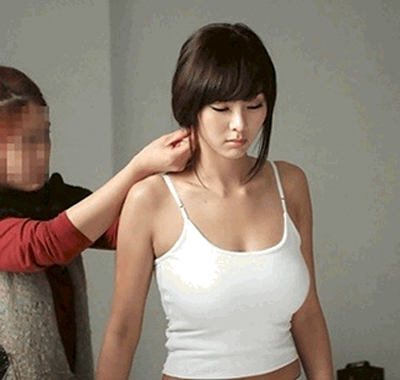
//> input picture dsp_proj/backup/Gna.jpg, 400 x 380 px
$ ./cv40   (built with g++ and OpenCV 4)
//> lines starting //> are read from the running program, lines starting //| are printed output that depends on the picture; after the words box and inside, x2 and y2 are one past the last pixel; in counts of white or black regions, pixels touching at a corner belong together


//#include "opencv.hpp"
#include <opencv2/opencv.hpp>

using namespace cv;
using namespace std;

int main(void)
{
    Mat srcImage = imread("Gna.jpg",IMREAD_GRAYSCALE);
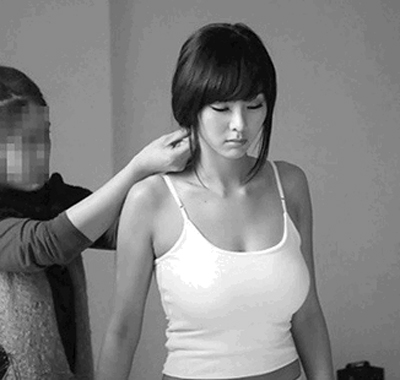
//> srcImage: 380 rows x 400 cols, CV_8UC1; min 0, max 255, mean 130.3
    if(srcImage.empty())
        return -1;

    Mat dstImage1;
    double th1 = threshold(srcImage, dstImage1, 150, 255, THRESH_BINARY);
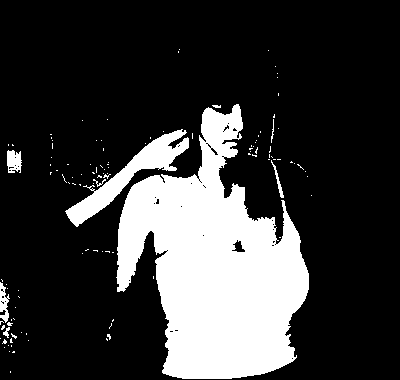
//> dstImage1: 380 rows x 400 cols, CV_8UC1; 22.1% white; 116 white regions (107 under 20 px), largest, box (x1, y1, x2, y2) and area: (116, 104, 309, 379) 29755, (65, 129, 189, 227) 2780, (7, 150, 22, 173) 270
    cout << "th1 = " << th1 << endl;

    Mat dstImage2;
    double th2 = threshold(srcImage, dstImage2, 150, 255, THRESH_BINARY + THRESH_OTSU);
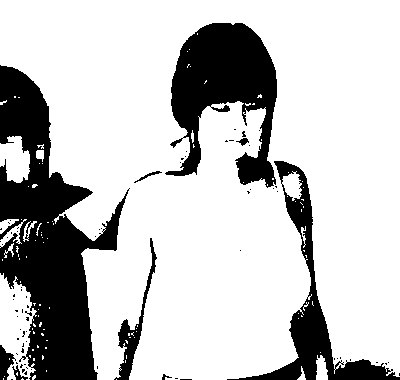
//> dstImage2: 380 rows x 400 cols, CV_8UC1; 76.6% white; 76 black regions (67 under 20 px), largest, box (x1, y1, x2, y2) and area: (0, 65, 130, 380) 18168, (165, 23, 277, 188) 10053, (227, 161, 400, 380) 5510
//> th2 = 104
    cout << "th2 = " << th2 << endl;
//| th2 = 104

    imshow("dstImage1", dstImage1);
    imshow("dstImage2", dstImage2);
    waitKey();


    return 0;
}

$ run again, with dsp_proj/backup/back2.jpg copied over dsp_proj/backup/Gna.jpg
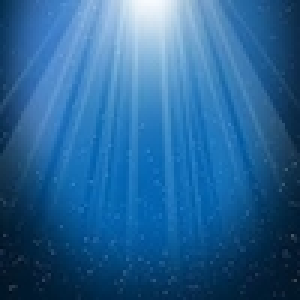
//> input picture dsp_proj/backup/back2.jpg, 100 x 100 px (shown 3 times larger)
//> `double th1 = threshold(srcImage, dstImage1, 150, 255, THRESH_BINARY);`:
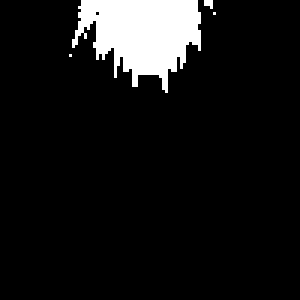
//> dstImage1: 100 rows x 100 cols, CV_8UC1 (shown 3 times larger); 8.4% white; 4 white regions (3 under 20 px), largest, box (x1, y1, x2, y2) and area: (24, 0, 67, 31) 835
//> `double th2 = threshold(srcImage, dstImage2, 150, 255, THRESH_BINARY + ..`:
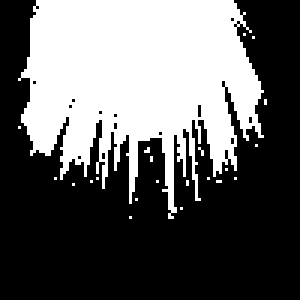
//> dstImage2: 100 rows x 100 cols, CV_8UC1 (shown 3 times larger); 38% white; 22 white regions (21 under 20 px), largest, box (x1, y1, x2, y2) and area: (6, 0, 88, 73) 3769
//> th2 = 95
//| th2 = 95

$ run again, with dsp_proj/backup/baqui(1).jpg copied over dsp_proj/backup/Gna.jpg
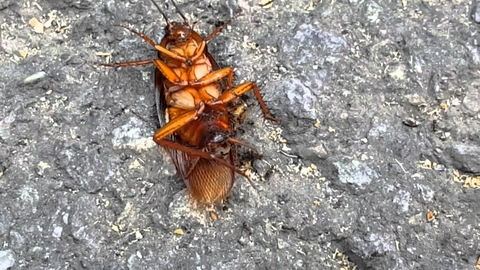
//> input picture dsp_proj/backup/baqui(1).jpg, 480 x 270 px
//> `double th1 = threshold(srcImage, dstImage1, 150, 255, THRESH_BINARY);`:
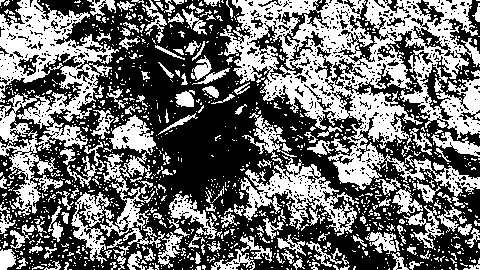
//> dstImage1: 270 rows x 480 cols, CV_8UC1; 43.4% white; 1269 white regions (1105 under 20 px), largest, box (x1, y1, x2, y2) and area: (220, 0, 480, 208) 20710, (0, 0, 119, 216) 9150, (234, 155, 359, 236) 3230
//> `double th2 = threshold(srcImage, dstImage2, 150, 255, THRESH_BINARY + ..`:
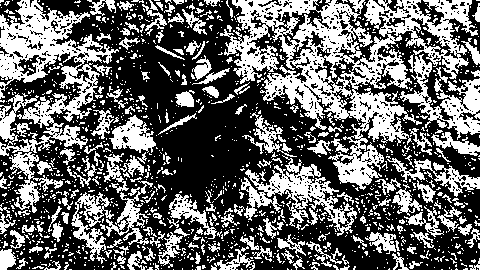
//> dstImage2: 270 rows x 480 cols, CV_8UC1; 40.4% white; 1387 white regions (1195 under 20 px), largest, box (x1, y1, x2, y2) and area: (220, 0, 478, 190) 15746, (0, 0, 119, 213) 8191, (241, 164, 357, 236) 2735
//> th2 = 153
//| th2 = 153

$ run again, with dsp_proj/backup/baquicake.jpg copied over dsp_proj/backup/Gna.jpg
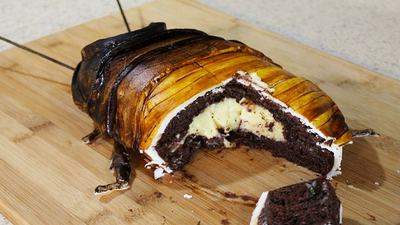
//> input picture dsp_proj/backup/baquicake.jpg, 400 x 225 px
//> `double th1 = threshold(srcImage, dstImage1, 150, 255, THRESH_BINARY);`:
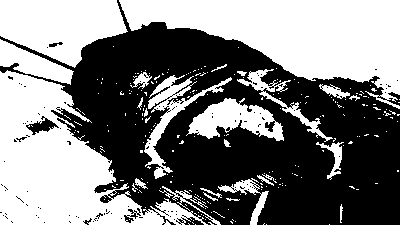
//> dstImage1: 225 rows x 400 cols, CV_8UC1; 49.7% white; 244 white regions (218 under 20 px), largest, box (x1, y1, x2, y2) and area: (119, 0, 400, 109) 15422, (0, 70, 208, 225) 14434, (0, 0, 128, 68) 5871
//> `double th2 = threshold(srcImage, dstImage2, 150, 255, THRESH_BINARY + ..`:
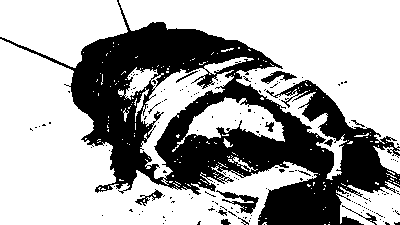
//> dstImage2: 225 rows x 400 cols, CV_8UC1; 65.7% white; 168 black regions (155 under 20 px), largest, box (x1, y1, x2, y2) and area: (0, 0, 400, 225) 29417, (216, 190, 259, 214) 348, (261, 71, 297, 84) 189
//> th2 = 115
//| th2 = 115
